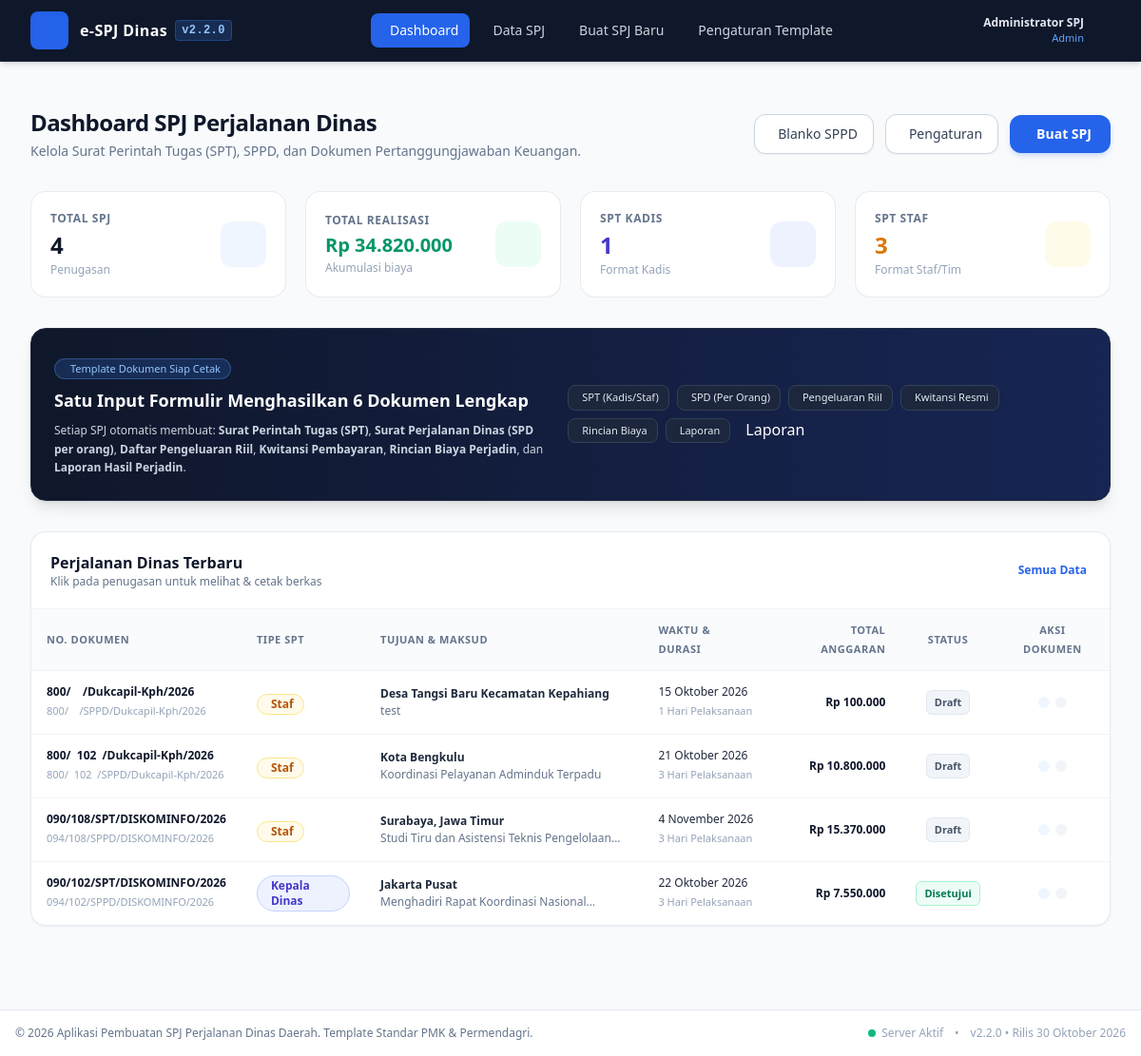
Before: / (signed in) with the older database file.
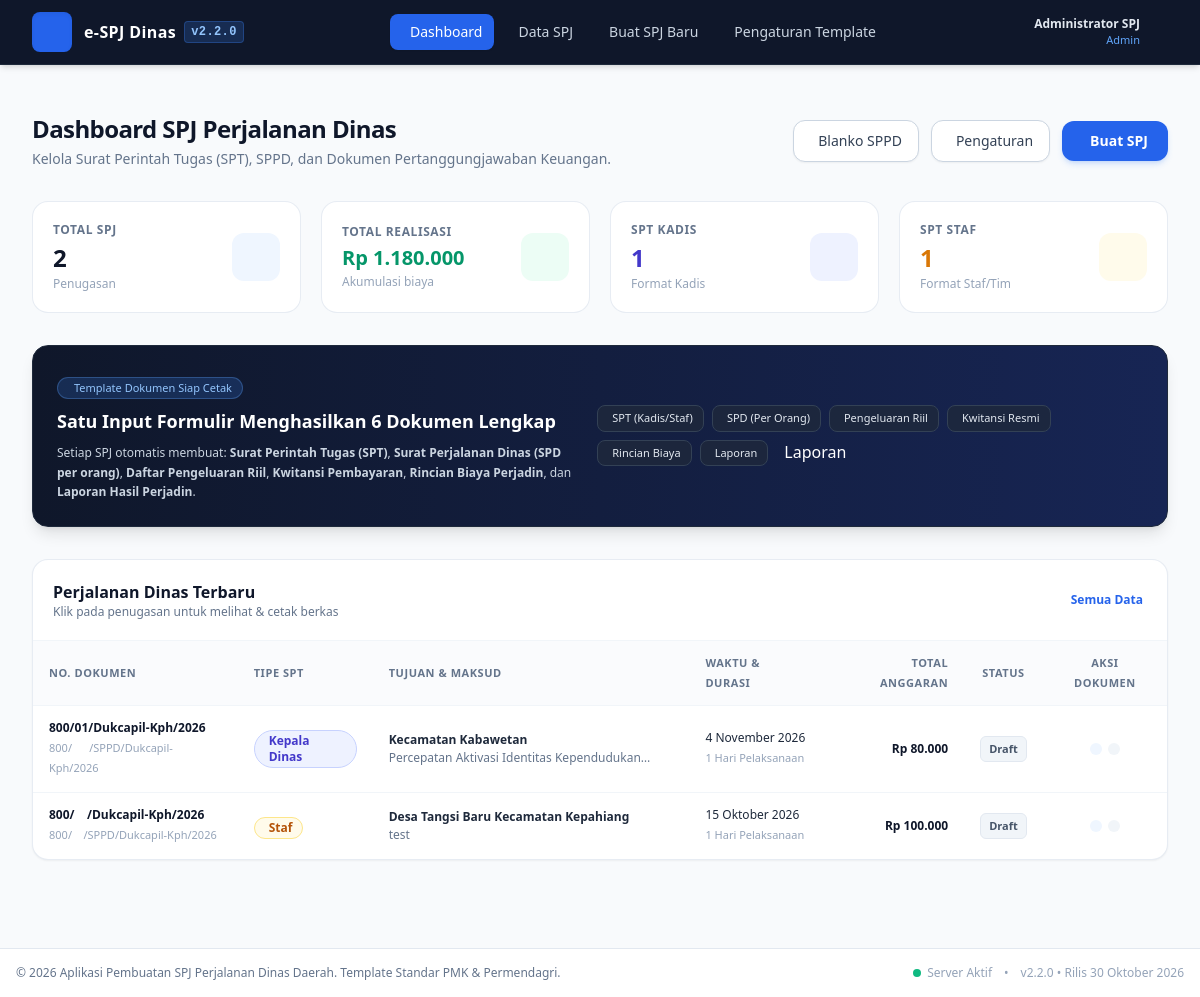
After: the same page with the newer database file.
### tables this page shows
CREATE TABLE spj (
        id INTEGER PRIMARY KEY AUTOINCREMENT,
        nomor_spt TEXT,
        nomor_sppd TEXT,
        jenis_spt TEXT DEFAULT 'staf', -- 'kadis' or 'staf'
        tujuan TEXT NOT NULL,
        instansi_tujuan TEXT,
        maksud TEXT NOT NULL,
        dasar_hukum TEXT,
        tanggal_berangkat DATE NOT NULL,
        tanggal_pulang DATE NOT NULL,
        lama_hari INTEGER DEFAULT 1,
        tempat_berangkat TEXT DEFAULT 'Tempat Kedudukan',
        angkutan TEXT DEFAULT 'Pesawat Udara',
        mata_anggaran TEXT DEFAULT '5.1.02.04.01.0001 (Belanja Perjalanan Dinas Biasa)',
        status TEXT DEFAULT 'Draft', -- 'Draft', 'Disetujui', 'Selesai'
        created_at TIMESTAMP DEFAULT CURRENT_TIMESTAMP,
        updated_at TIMESTAMP DEFAULT CURRENT_TIMESTAMP
    , spt_penandatangan_nama TEXT, spt_penandatangan_nip TEXT, spt_penandatangan_pangkat TEXT, spt_penandatangan_jabatan TEXT, spt_penandatangan_an TEXT, tanggal_spt DATE);

### app.py (the view)
@app.route('/')
@login_required
def dashboard():
    conn = get_db()
    total_spj = conn.execute('SELECT COUNT(*) as c FROM spj').fetchone()['c']
    spj_kadis = conn.execute("SELECT COUNT(*) as c FROM spj WHERE jenis_spt = 'kadis'").fetchone()['c']
    spj_staf = conn.execute("SELECT COUNT(*) as c FROM spj WHERE jenis_spt = 'staf'").fetchone()['c']
    total_biaya_row = conn.execute('SELECT SUM(total) as s FROM spj_biaya').fetchone()
    total_biaya = total_biaya_row['s'] if total_biaya_row and total_biaya_row['s'] else 0
    recent_rows = conn.execute('''
        SELECT s.*,
            COALESCE((SELECT SUM(b.total) FROM spj_biaya b WHERE b.spj_id = s.id), 0) as total_biaya
        FROM spj s
        ORDER BY s.id DESC
        LIMIT 6
    ''').fetchall()
    conn.close()
    return render_template('dashboard.html',
        total_spj=total_spj,
        spj_kadis=spj_kadis,
        spj_staf=spj_staf,
        total_biaya=total_biaya,
        recent_spj=recent_rows
    )

### app.py (called while the page is built)
@app.context_processor
def inject_global_vars():
    return dict(
        APP_VERSION=APP_VERSION,
        APP_RELEASE_DATE=APP_RELEASE_DATE,
        APP_NAME=APP_NAME,
        pegawai_list=get_pegawai_list()
    )

def login_required(f):
    @wraps(f)
    def decorated_function(*args, **kwargs):
        if 'user_id' not in session:
            flash('Silakan masuk (login) terlebih dahulu untuk mengakses sistem.', 'warning')
            return redirect(url_for('login', next=request.url))
        return f(*args, **kwargs)
    return decorated_function

### database.py (called while the page is built)
def get_db():
    conn = sqlite3.connect(DB_PATH)
    conn.row_factory = sqlite3.Row
    return conn

def get_pegawai_list():
    conn = get_db()
    rows = conn.execute('SELECT * FROM pegawai ORDER BY id ASC').fetchall()
    conn.close()
    return rows

### helpers.py (called while the page is built)
def format_rupiah(val):
    try:
        val = float(val or 0)
        return "Rp " + "{:,.0f}".format(val).replace(",", ".")
    except Exception:
        return "Rp 0"

### templates/dashboard.html (shortened to what the changed rows need)
{% extends "base.html" %}
{% block content %}
<div class="max-w-7xl mx-auto px-4 sm:px-6 lg:px-8 pt-6 sm:pt-8">
    <div class="flex flex-col md:flex-row md:items-center md:justify-between gap-4 mb-6 sm:mb-8">
        <div>
            <h1 class="text-xl sm:text-2xl font-bold text-slate-900 tracking-tight flex items-center gap-2">
                <span>Dashboard SPJ Perjalanan Dinas</span>
            </h1>
        </div>
    </div>
    <div class="grid grid-cols-2 lg:grid-cols-4 gap-3 sm:gap-5 mb-6 sm:mb-8">
        <div class="bg-white p-3.5 sm:p-5 rounded-2xl border border-slate-200/80 shadow-xs flex flex-col justify-between sm:flex-row sm:items-center">
            <div>
                <div class="text-[10px] sm:text-xs font-semibold uppercase text-slate-500 tracking-wider">Total SPJ</div>
                <div class="text-xl sm:text-2xl font-extrabold text-slate-900 mt-0.5 sm:mt-1">{{ total_spj }}</div>
                <div class="text-[10px] sm:text-xs text-slate-400 mt-0.5">Penugasan</div>
            </div>
        </div>
        <div class="bg-white p-3.5 sm:p-5 rounded-2xl border border-slate-200/80 shadow-xs flex flex-col justify-between sm:flex-row sm:items-center">
            <div>
                <div class="text-[10px] sm:text-xs font-semibold uppercase text-slate-500 tracking-wider">Total Realisasi</div>
                <div class="text-sm sm:text-xl font-extrabold text-emerald-600 mt-0.5 sm:mt-1 truncate max-w-[130px] sm:max-w-none">{{ format_rupiah(total_biaya) }}</div>
                <div class="text-[10px] sm:text-xs text-slate-400 mt-0.5">Akumulasi biaya</div>
            </div>
        </div>
        <div class="bg-white p-3.5 sm:p-5 rounded-2xl border border-slate-200/80 shadow-xs flex flex-col justify-between sm:flex-row sm:items-center">
            <div>
                <div class="text-[10px] sm:text-xs font-semibold uppercase text-slate-500 tracking-wider">SPT Staf</div>
                <div class="text-xl sm:text-2xl font-extrabold text-amber-600 mt-0.5 sm:mt-1">{{ spj_staf }}</div>
                <div class="text-[10px] sm:text-xs text-slate-400 mt-0.5">Format Staf/Tim</div>
            </div>
        </div>
    </div>
    <div class="bg-white rounded-2xl border border-slate-200/80 shadow-sm overflow-hidden mb-6">
        <div class="p-4 sm:p-5 border-b border-slate-100 flex items-center justify-between">
            <div>
                <h2 class="text-sm sm:text-base font-bold text-slate-900">Perjalanan Dinas Terbaru</h2>
            </div>
        </div>
        <div class="hidden md:block overflow-x-auto">
            <table class="w-full text-left text-sm">
                <thead class="bg-slate-50/75 border-b border-slate-100 text-[11px] uppercase font-bold text-slate-500 tracking-wider">
                    <tr>
                        <th class="py-3 px-4">No. Dokumen</th>
                        <th class="py-3 px-4">Tipe SPT</th>
                        <th class="py-3 px-4">Tujuan & Maksud</th>
                        <th class="py-3 px-4">Waktu & Durasi</th>
                        <th class="py-3 px-4 text-right">Total Anggaran</th>
                        <th class="py-3 px-4 text-center">Status</th>
                        <th class="py-3 px-4 text-center">Aksi Dokumen</th>
                    </tr>
                </thead>
                <tbody class="divide-y divide-slate-100">
                    {% for item in recent_spj %}
                    <tr class="hover:bg-blue-50/40 transition">
                        <td class="py-3.5 px-4">
                            <div class="font-semibold text-slate-900 text-xs">{{ item.nomor_spt | format_nomor_spasi }}</div>
                            <div class="text-[11px] text-slate-400 mt-0.5">{{ item.nomor_sppd | format_nomor_spasi }}</div>
                        </td>
                        <td class="py-3.5 px-4">
                            {% if item.jenis_spt == 'kadis' %}
                                <span class="inline-flex items-center gap-1 px-2.5 py-0.5 rounded-full text-xs font-semibold bg-indigo-50 text-indigo-700 border border-indigo-200">
                                     Kepala Dinas
                                </span>
                            {% else %}
                                <span class="inline-flex items-center gap-1 px-2.5 py-0.5 rounded-full text-xs font-semibold bg-amber-50 text-amber-700 border border-amber-200">
                                     Staf
                                </span>
                            {% endif %}
                        </td>
                        <td class="py-3.5 px-4 max-w-xs">
                            <div class="font-bold text-slate-800 text-xs">{{ item.tujuan }}</div>
                            <div class="text-xs text-slate-500 line-clamp-1 mt-0.5" title="{{ item.maksud }}">{{ item.maksud }}</div>
                        </td>
                        <td class="py-3.5 px-4 whitespace-nowrap">
                            <div class="text-xs text-slate-800">{{ format_tanggal(item.tanggal_berangkat) }}</div>
                            <div class="text-[11px] text-slate-400 mt-0.5 font-medium">{{ item.lama_hari }} Hari Pelaksanaan</div>
                        </td>
                        <td class="py-3.5 px-4 text-right whitespace-nowrap">
                            <div class="font-bold text-xs text-slate-900">{{ format_rupiah(item.total_biaya) }}</div>
                        </td>
                        <td class="py-3.5 px-4 text-center whitespace-nowrap">
                            <span class="inline-flex items-center px-2 py-0.5 rounded-md text-[11px] font-semibold
                                {% if item.status == 'Disetujui' %}bg-emerald-50 text-emerald-700 border border-emerald-200
                                {% elif item.status == 'Selesai' %}bg-blue-50 text-blue-700 border border-blue-200
                                {% else %}bg-slate-100 text-slate-600 border border-slate-200{% endif %}">
                                {{ item.status }}
                            </span>
                        </td>
                        <td class="py-3.5 px-4 text-center whitespace-nowrap">
                            <div class="flex items-center justify-center gap-1.5">
                                <a href="{{ url_for('spj_detail', spj_id=item.id) }}" class="p-1.5 rounded-lg bg-blue-50 text-blue-600 hover:bg-blue-100 transition" title="Lihat & Cetak Semua Dokumen">
                                </a>
                                <a href="{{ url_for('spj_edit', spj_id=item.id) }}" class="p-1.5 rounded-lg bg-slate-100 text-slate-600 hover:bg-slate-200 transition" title="Edit Data SPJ">
                                </a>
                            </div>
                        </td>
                    </tr>
                    {% else %}
                    <tr>
                        <td colspan="7" class="py-8 text-center text-slate-400 text-sm">
                            Belum ada data perjalanan dinas. Silakan buat SPJ baru.
                        </td>
                    </tr>
                    {% endfor %}
                </tbody>
            </table>
        </div>
    </div>
</div>
{% endblock %}

Changed rows visible on the page:
removed spj: nomor_spt "800/ 102 /Dukcapil-Kph/2026", nomor_sppd "800/ 102 /SPPD/Dukcapil-Kph/2026", jenis_spt "Staf", tujuan "Kota Bengkulu", maksud "Koordinasi Pelayanan Adminduk Terpadu", tanggal_berangkat "21 Oktober 2026", lama_hari "3", total_biaya "Rp 10.800.000", status "Draft"
removed spj: nomor_spt "090/108/SPT/DISKOMINFO/2026", nomor_sppd "094/108/SPPD/DISKOMINFO/2026", jenis_spt "Staf", tujuan "Surabaya, Jawa Timur", maksud "Studi Tiru dan Asistensi Teknis…", tanggal_berangkat "4 November 2026", lama_hari "3", total_biaya "Rp 15.370.000", status "Draft"
removed spj: nomor_spt "090/102/SPT/DISKOMINFO/2026", nomor_sppd "094/102/SPPD/DISKOMINFO/2026", jenis_spt "Kepala Dinas", tujuan "Jakarta Pusat", maksud "Menghadiri Rapat Koordinasi…", tanggal_berangkat "22 Oktober 2026", lama_hari "3", total_biaya "Rp 7.550.000", status "Disetujui"
added spj: nomor_spt "800/01/Dukcapil-Kph/2026", nomor_sppd "800/ /SPPD/Dukcapil-Kph/2026", jenis_spt "Kepala Dinas", tujuan "Kecamatan Kabawetan", maksud "Percepatan Aktivasi Identitas…", tanggal_berangkat "4 November 2026", lama_hari "1", total_biaya "Rp 80.000", status "Draft"
Other visible differences:
{{ total_spj }}: "4" → "2"
{{ spj_staf }}: "3" → "1"
text no longer shown: "Rp 34.820.000"
text now shown: "Rp 1.180.000"
